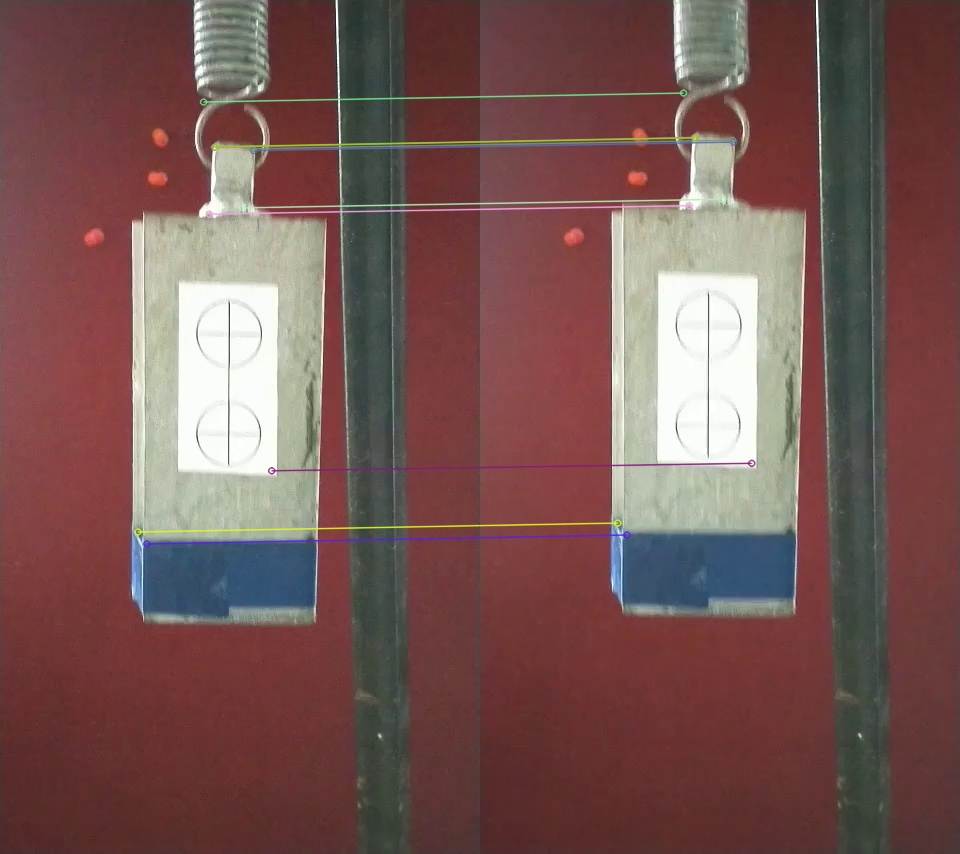
#> input picture ASSETS/0.jpg, 960 x 854 px, found by its file name
$ python template_matching.py
#> lines starting #> are read from the running program, lines starting #| are printed output that depends on the picture; after the words box and inside, x2 and y2 are one past the last pixel; in counts of white or black regions, pixels touching at a corner belong together
import cv2
import matplotlib.pyplot as plt
import numpy as np


# Template for now will be the the following
template_img = cv2.imread('images/0.jpg')[300:400, 170:270,:]
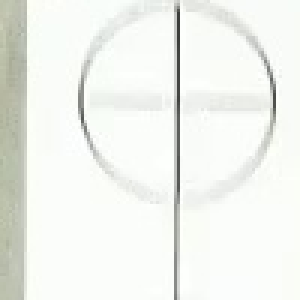
#> template_img: shape (100, 100, 3) (shown 3 times larger); mean B, G, R 237.4, 242.4, 240
w, h, _ = template_img.shape
#> w = 100; h = 100
cap = cv2.VideoCapture('video.mp4')


# result = cv2.VideoWriter('filename.avi',
#                          cv2.VideoWriter_fourcc(*'MJPG'),
#                          10, (int(cap.get(3)), int(cap.get(4))))


while cap.isOpened():

    ret, frame = cap.read()
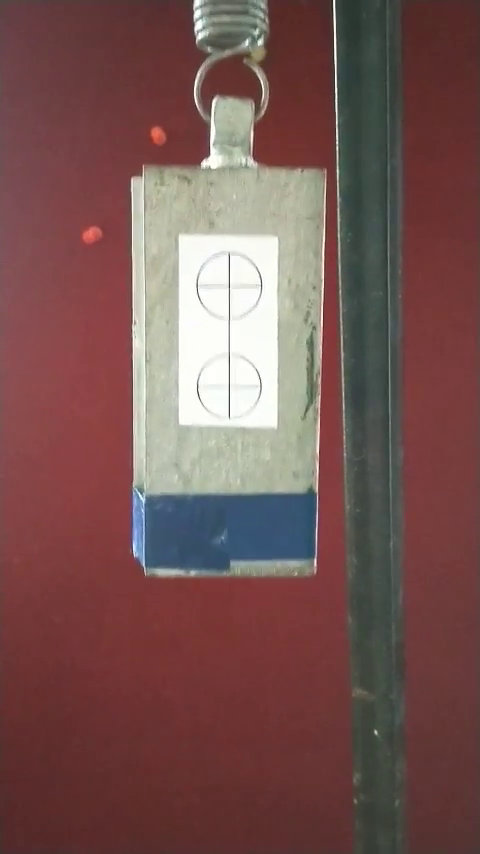
#> input picture frame 44 of SRC/video.mp4, 480 x 854 px
#> frame is the input picture: shape (854, 480, 3); mean B, G, R 82.4, 85.1, 119.3

    if ret:
        res = cv2.matchTemplate(frame, template_img, cv2.TM_CCOEFF_NORMED)
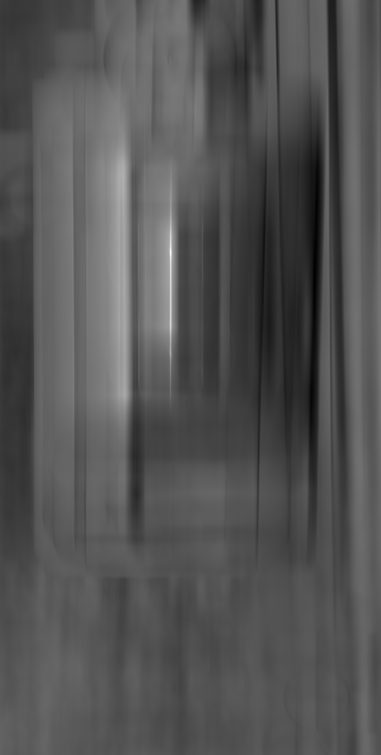
#> res: shape (755, 381) float32; min -0.506, max 0.956, mean -0.0224; drawn with min black and max white
        min_val, max_val, min_loc, max_loc = cv2.minMaxLoc(res)
#> min_val = -0.506; max_val = 0.956; min_loc = (314, 284); max_loc = (170, 252)
        top_left = max_loc
#> top_left = (170, 252)
        bottom_right = (top_left[0] + w, top_left[1] + h)
#> bottom_right = (270, 352)
        cv2.rectangle(frame, top_left, bottom_right, 255, 2)
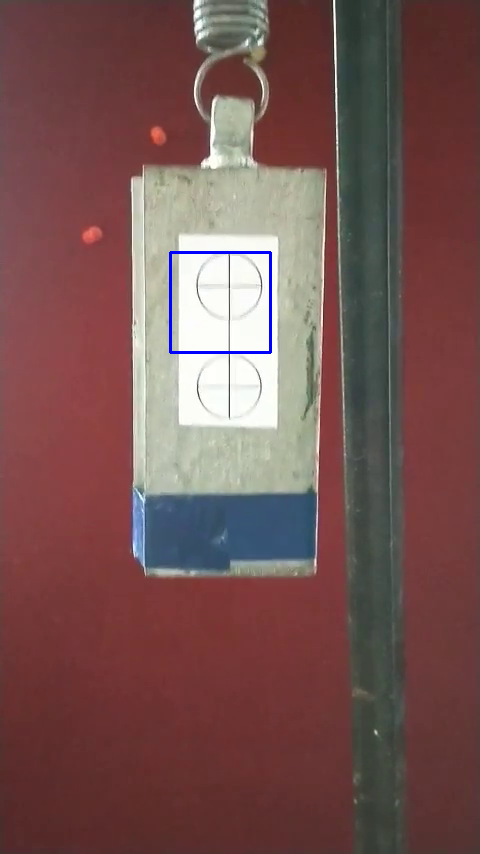
#> frame: shape (854, 480, 3); 0.29% of pixels changed, all inside (x1, y1, x2, y2) = (169, 251, 272, 354)
        # result.write(frame)
        cv2.imshow('frame', frame)
    else:
        break

    if cv2.waitKey(25) & 0xFF == ord('q'):
#> (key q is pressed here)
        break
cap.release()
cv2.destroyAllWindows()
